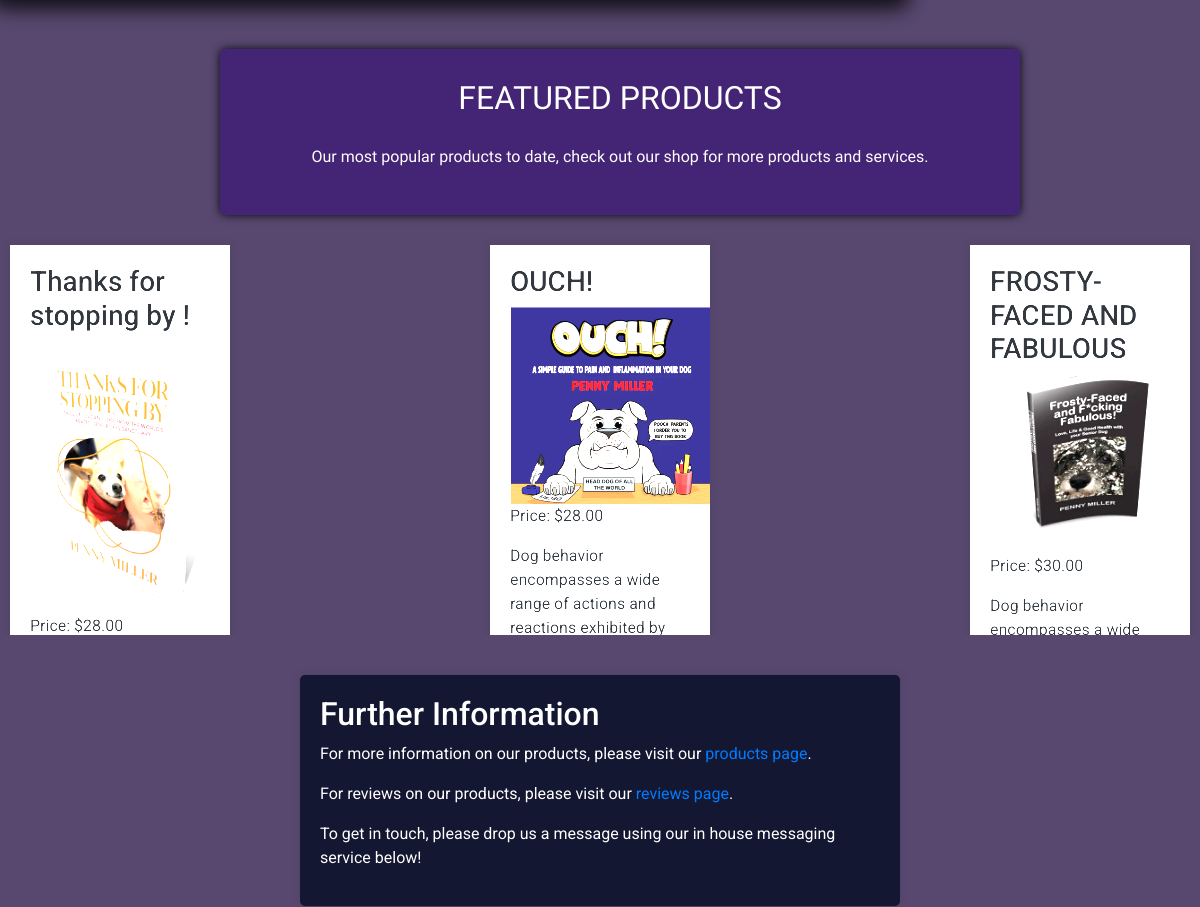
The app's page / (middle part), older data.
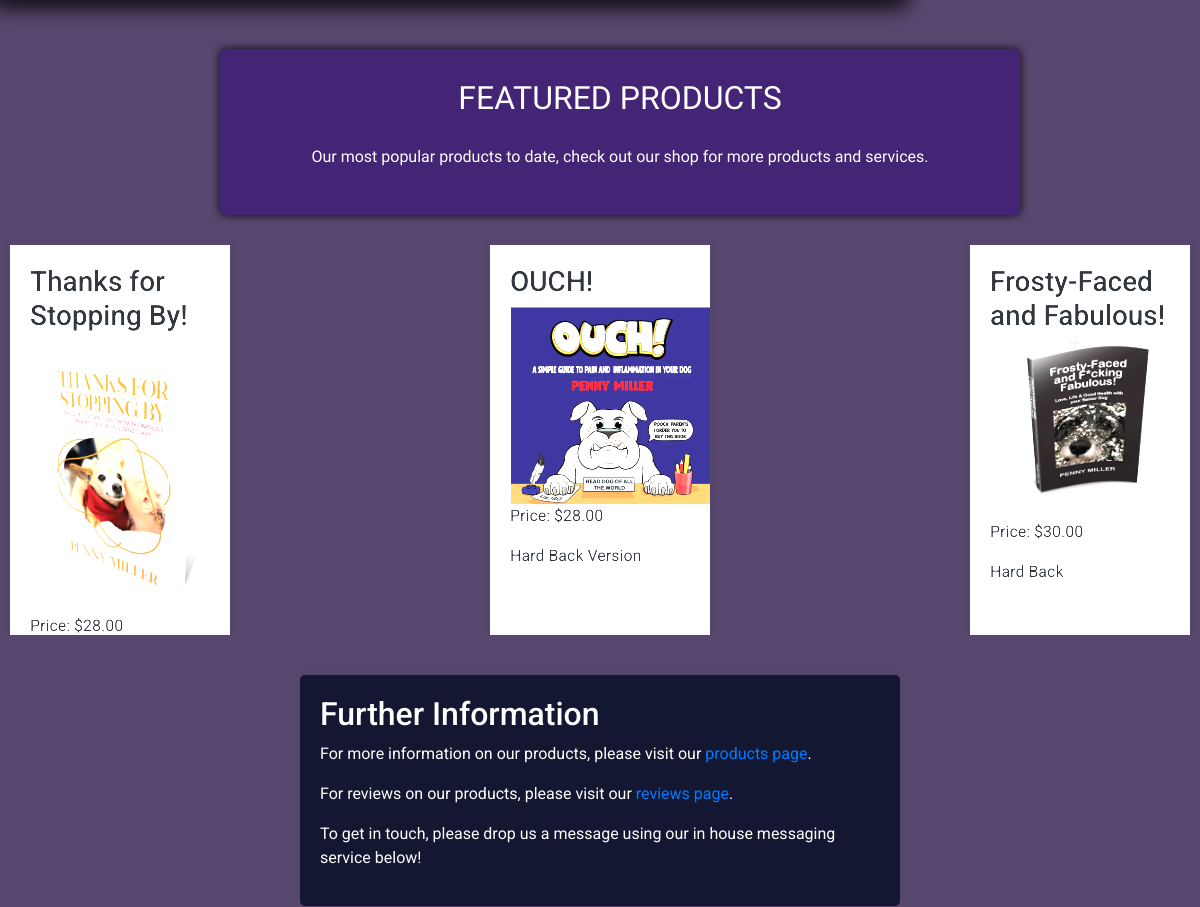
The same page, newer data.
### catalog/models.py (models this page shows, shortened)
class Product(models.Model):
    image = models.ImageField(upload_to='products/')
    title = models.CharField(max_length=200, default='Default Title')
    description = models.TextField()
    description2 = models.TextField(default='Default Description')
    image2 = models.ImageField(upload_to='products/', default='products/default.jpg')
    image3 = models.ImageField(upload_to='products/', default='products/default.jpg')
    image4 = models.ImageField(upload_to='products/', default='products/default.jpg')
    price = models.DecimalField(max_digits=6, decimal_places=2)
    category = models.ForeignKey(Category, null=True, blank=True, on_delete=models.CASCADE)
    featured = models.BooleanField(default=False)

### catalog/views.py (the view)
# urls.py: path('', views.index, name='index'),
def index(request):
    contact_form = ContactForm()
    if request.method == 'POST':
        form = AuthenticationForm(data=request.POST)
        contact_form = ContactForm(request.POST)
        if form.is_valid():
            user = form.get_user()
            login(request, user)
            return redirect('index')
        elif contact_form.is_valid():
            message = contact_form.cleaned_data['message']
            ContactMessage.objects.create(message=message)
            return redirect('index')
    else:
        form = AuthenticationForm()
    basket = None
    if request.user.is_authenticated:
        basket, created = Basket.objects.get_or_create(user=request.user)
    featured_products = Product.objects.filter(featured=True)[:4]
    legendary_products = Product.objects.filter(category__name='Legendary')
    return render(request, 'catalog/index.html', {'form': form, 'basket': basket, 'featured_products': featured_products, 'legendary_products': legendary_products, 'contact_form': contact_form})

### catalog/context_processors.py (called while the page is built)
def basket(request):
    if request.user.is_authenticated:
        basket, created = Basket.objects.get_or_create(user=request.user)
        return {'basket': basket}
    else:
        return {}

### catalog/templates/catalog/index.html (shortened to what this page needs)
{% extends 'catalog/base.html' %}
{% load static %}
{% block content %}
  <div class="featured-product-title">
    <h2>FEATURED PRODUCTS</h2>
    <p>Our most popular products to date, check out our shop for
      more products and services.
    </p>
  </div>
  <div class="featured-products">
    {% for product in featured_products|slice:":3" %}
      <div class="product">
        <h3>{{ product.title }}</h3>
        <img src="{{ product.image.url }}" alt="{{ product.name }}">
        <p>Price: ${{ product.price }}</p>
        <p>{{ product.description }}</p>
      </div>
    {% empty %}
      <p>No featured products at this time.</p>
    {% endfor %}
  </div>
<section class="further-info">
  <h2>Further Information</h2>
  <p>For more information on our products, please visit our <a href="{% url 'products' %}">products page</a>.</p>
  <p>For reviews on our products, please visit our <a href="{% url 'reviews' %}">reviews page</a>.</p>
  <p>To get in touch, please drop us a message using our in house messaging service below!</p>
</section>
{% endblock %}

Row changes from the older to the newer data that the page shows:
changed Product: title "Thanks for stopping by !" → "Thanks for Stopping By!"
changed Product "OUCH!": description "Dog behavior encompasses a wide range of actions and reactions exhibited by…" → "Hard Back Version"
changed Product: title "FROSTY-FACED AND FABULOUS" → "Frosty-Faced and Fabulous!"; description "Dog behavior encompasses a wide…" → "Hard Back"
